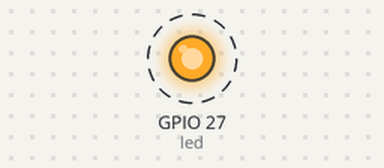
A program run on a simulated ESP32 board running MicroPython. Shown: output pins drawn as LEDs (lit = HIGH). Dashed ring = blinking.

Above: at 0.5 s.
Timing chart, 0 to 4.6 s (numbered marks = the images above):
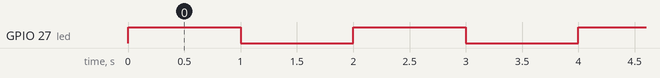

Measured:
- by itself, GPIO 27 (led): alternates HIGH for 1.0 s and LOW for 1.0 s

The program:

led_blink.py
```python
# Blink an LED wired to GPIO 27
import time
from machine import Pin

LED_PIN = 27  # any pin that's OK for output (see the ESP32 Pins page)

led = Pin(LED_PIN, Pin.OUT)

while True:
    led.on()        # send 3.3 V out of the pin: current flows, the LED lights
    time.sleep(1)
    led.off()       # back to 0 V: no current, the LED goes dark
    time.sleep(1)
```
